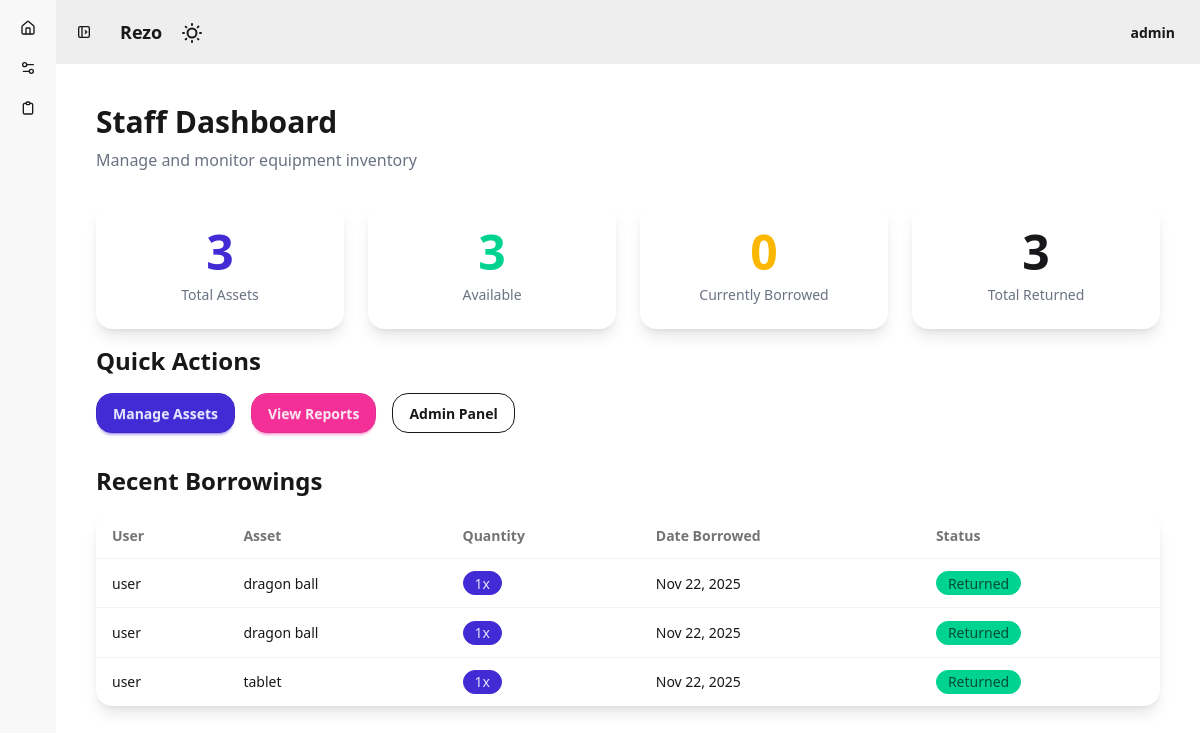
Before: /inventory/staff/dashboard/ (signed in) with the older database file.
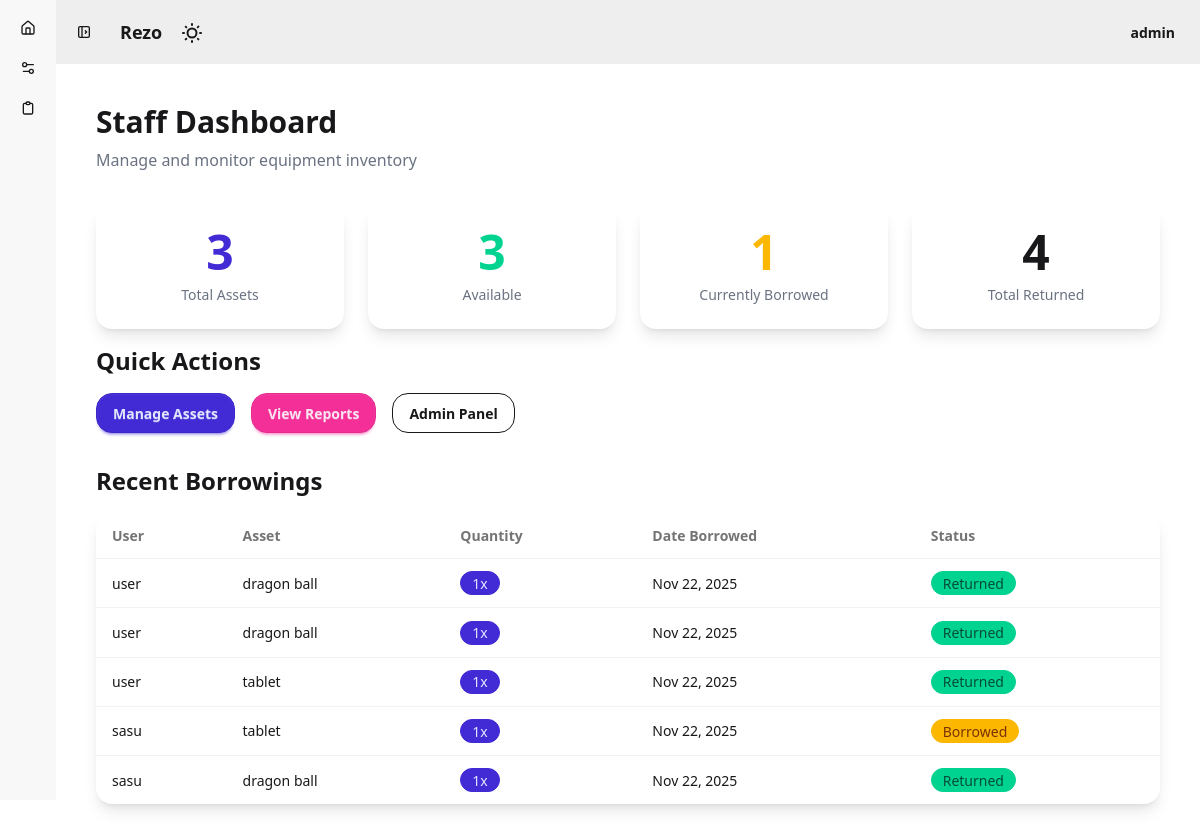
After: the same page with the newer database file.
### inventory/models.py (models this page shows, shortened)
class BorrowRecord(models.Model):
    user = models.ForeignKey(User, on_delete=models.CASCADE)
    asset = models.ForeignKey(Asset, on_delete=models.CASCADE)
    quantity = models.IntegerField(default=1)  # Number of items borrowed
    borrow_date = models.DateField(auto_now_add=True)
    return_date = models.DateField(null=True, blank=True)
    is_returned = models.BooleanField(default=False)

class Asset(models.Model):
    STATUS_CHOICES = [
        ('AVAILABLE', 'Available'),
        ('BORROWED', 'Borrowed'),
        ('REPAIR', 'Under Repair'),
        ('DISPOSED', 'Disposed'),
    ]
    name = models.CharField(max_length=100)
    serial_number = models.CharField(max_length=50, unique=True)
    category = models.ForeignKey(Category, on_delete=models.CASCADE)
    total_quantity = models.IntegerField(default=10)  # Total stock available (limit)
    status = models.CharField(max_length=20, choices=STATUS_CHOICES, default='AVAILABLE')
    image = models.ImageField(upload_to='media/assets/upload', null=True, blank=True)

### inventory/views.py (the view)
# urls.py: path('staff/dashboard/', views.staff_dashboard, name='staff_dashboard'),
@login_required
def staff_dashboard(request):
    if not (request.user.is_staff or request.user.groups.filter(name='Staff').exists()):
        messages.error(request, 'You do not have permission to access this page.')
        return redirect('asset_list')
    total_assets = Asset.objects.count()
    total_borrowed = BorrowRecord.objects.filter(is_returned=False).count()
    total_returned = BorrowRecord.objects.filter(is_returned=True).count()
    available_assets = Asset.objects.filter(status='AVAILABLE').count()
    recent_borrowings = BorrowRecord.objects.select_related('user', 'asset').order_by('-borrow_date')[:10]
    from .models import Category
    categories = Category.objects.all()
    context = {
        'total_assets': total_assets,
        'total_borrowed': total_borrowed,
        'total_returned': total_returned,
        'available_assets': available_assets,
        'recent_borrowings': recent_borrowings,
        'categories': categories,
    }
    return render(request, 'inventory/staff/dashboard.html', context)

### inventory/templates/inventory/staff/dashboard.html (shortened to what this page needs)
{% extends 'base.html' %}
{% block content %}
<div class="w-full p-6">
    <div class="mb-8">
        <h1 class="text-3xl font-bold mb-2">Staff Dashboard</h1>
        <p class="text-gray-500">Manage and monitor equipment inventory</p>
    </div>
    <div class="flex gap-6 mb-4">
        <div class="card bg-base-100 shadow-lg rounded-2xl flex-1">
            <div class="card-body text-center">
                <h2 class="text-5xl font-bold text-primary">{{ total_assets }}</h2>
                <p class="text-gray-500">Total Assets</p>
            </div>
        </div>
        <div class="card bg-base-100 shadow-lg rounded-2xl flex-1">
            <div class="card-body text-center">
                <h2 class="text-5xl font-bold text-success">{{ available_assets }}</h2>
                <p class="text-gray-500">Available</p>
            </div>
        </div>
        <div class="card bg-base-100 shadow-lg rounded-2xl flex-1">
            <div class="card-body text-center">
                <h2 class="text-5xl font-bold text-warning">{{ total_borrowed }}</h2>
                <p class="text-gray-500">Currently Borrowed</p>
            </div>
        </div>
        <div class="card bg-base-100 shadow-lg rounded-2xl flex-1">
            <div class="card-body text-center">
                <h2 class="text-5xl font-bold text-info">{{ total_returned }}</h2>
                <p class="text-gray-500">Total Returned</p>
            </div>
        </div>
    </div>
    <div class="mb-8">
        <h2 class="text-2xl font-bold mb-4">Quick Actions</h2>
        <div class="flex gap-4">
            <a href="{% url 'staff_manage_assets' %}" class="btn btn-primary rounded-2xl">
                Manage Assets
            </a>
            <a href="{% url 'staff_reports' %}" class="btn btn-secondary rounded-2xl">
                View Reports
            </a>
            <a href="/admin/" class="btn btn-outline rounded-2xl">
                Admin Panel
            </a>
        </div>
    </div>
    <div class="mb-8">
        <h2 class="text-2xl font-bold mb-4">Recent Borrowings</h2>
        {% if recent_borrowings %}
        <div class="overflow-x-auto">
            <table class="table table-zebra w-full bg-base-100 shadow-lg rounded-2xl">
                <thead>
                    <tr>
                        <th>User</th>
                        <th>Asset</th>
                        <th>Quantity</th>
                        <th>Date Borrowed</th>
                        <th>Status</th>
                    </tr>
                </thead>
                <tbody>
                    {% for borrowing in recent_borrowings %}
                    <tr>
                        <td>{{ borrowing.user.get_full_name|default:borrowing.user.username }}</td>
                        <td>{{ borrowing.asset.name }}</td>
                        <td><span class="badge badge-primary rounded-full">{{ borrowing.quantity }}x</span></td>
                        <td>{{ borrowing.borrow_date|date:"M d, Y" }}</td>
                        <td>
                            {% if borrowing.is_returned %}
                            <span class="badge badge-success rounded-full">Returned</span>
                            {% else %}
                            <span class="badge badge-warning rounded-full">Borrowed</span>
                            {% endif %}
                        </td>
                    </tr>
                    {% endfor %}
                </tbody>
            </table>
        </div>
        {% else %}
        <div class="alert alert-info rounded-2xl">
            <span>No recent borrowings.</span>
        </div>
        {% endif %}
    </div>
</div>
{% endblock %}

Changed rows visible on the page:
added BorrowRecord: user.get_full_name "sasu", asset.name "tablet", quantity "1", borrow_date "Nov 22, 2025", is_returned False (drawn)
added BorrowRecord: user.get_full_name "sasu", asset.name "dragon ball", quantity "1", borrow_date "Nov 22, 2025", is_returned True (drawn)
Other visible differences:
{{ total_borrowed }}: "0" → "1"
{{ total_returned }}: "3" → "4"
